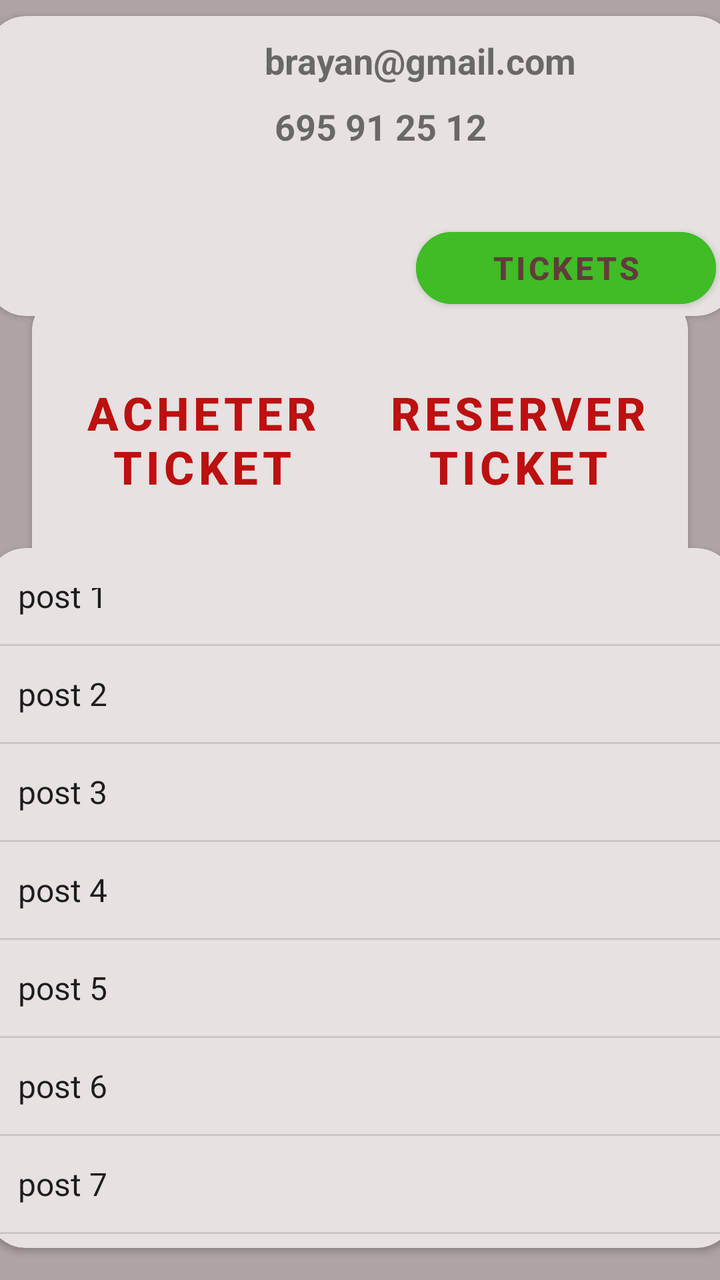
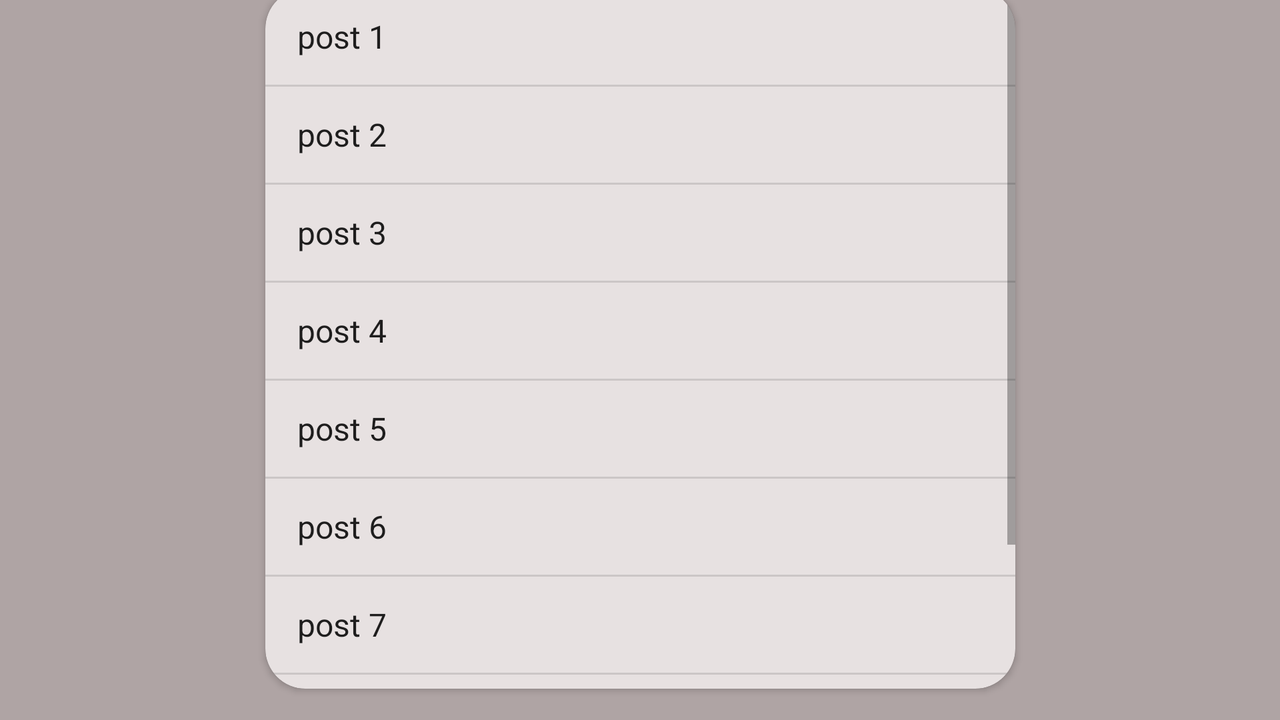

Two renders of one Android screen. The first uses the default layout on a phone; the second uses the alternative layout the repository ships for a different screen configuration, on a matching device. The two XML files are below.
<!-- AndroidManifest.xml: application theme Theme.Siaga -->
<!-- res/layout/activity_main.xml -->
<?xml version="1.0" encoding="utf-8"?>
<androidx.constraintlayout.widget.ConstraintLayout xmlns:android="http://schemas.android.com/apk/res/android"
    xmlns:app="http://schemas.android.com/apk/res-auto"
    xmlns:tools="http://schemas.android.com/tools"
    android:id="@+id/main"
    android:layout_width="match_parent"
    android:layout_height="match_parent"
    android:background="#AFA4A4"
    tools:context=".brayan.MainActivity">

    <androidx.cardview.widget.CardView
        android:id="@+id/cardView"
        android:layout_width="375dp"
        android:layout_height="350dp"
        android:layout_marginBottom="16dp"
        app:cardBackgroundColor="#E7E1E1"
        app:cardCornerRadius="20dp"
        app:layout_constraintBottom_toBottomOf="parent"
        app:layout_constraintEnd_toEndOf="parent"
        app:layout_constraintStart_toStartOf="parent">

        <ListView
            android:id="@+id/listPosts"
            android:layout_width="match_parent"
            android:layout_height="match_parent"
            android:entries="@array/posts" />
    </androidx.cardview.widget.CardView>

    <Button
        android:id="@+id/acheter"
        android:layout_width="170dp"
        android:layout_height="160dp"
        android:layout_marginStart="16dp"
        android:layout_marginTop="8dp"
        android:backgroundTint="#E7E1E1"
        android:text="ACHETER\nTICKET"
        android:textSize="23dp"
        android:textStyle="bold"
        app:cornerRadius="20dp"
        app:layout_constraintBottom_toTopOf="@+id/cardView"
        app:layout_constraintStart_toStartOf="parent"
        app:layout_constraintTop_toBottomOf="@+id/cardView3"
        app:strokeColor="#E7E1E1"
        app:strokeWidth="15px" />

    <Button
        android:id="@+id/reserver"
        android:layout_width="170dp"
        android:layout_height="160dp"
        android:layout_marginTop="8dp"
        android:layout_marginEnd="16dp"
        android:backgroundTint="#E7E1E1"
        android:text="RESERVER\nTICKET"
        android:textSize="23dp"
        android:textStyle="bold"
        app:cornerRadius="20dp"
        app:layout_constraintBottom_toTopOf="@+id/cardView"
        app:layout_constraintEnd_toEndOf="parent"
        app:layout_constraintTop_toBottomOf="@+id/cardView3"
        app:strokeColor="#E7E1E1"
        app:strokeWidth="15px" />

    <androidx.cardview.widget.CardView
        android:id="@+id/cardView3"
        android:layout_width="375dp"
        android:layout_height="150dp"
        android:layout_marginTop="8dp"
        android:backgroundTint="#E7E1E1"
        app:cardCornerRadius="20dp"
        app:layout_constraintEnd_toEndOf="parent"
        app:layout_constraintHorizontal_bias="0.5"
        app:layout_constraintStart_toStartOf="parent"
        app:layout_constraintTop_toTopOf="parent">

        <ImageView
            android:id="@+id/imageView5"
            android:layout_width="130dp"
            android:layout_height="130dp"
            android:layout_gravity="center|left"
            android:src="@drawable/ic_launcher_foreground" />

        <TextView
            android:id="@+id/textView40"
            android:layout_width="wrap_content"
            android:layout_height="wrap_content"
            android:layout_gravity="center|top"
            android:layout_marginLeft="30dp"
            android:layout_marginTop="10dp"
            android:text="brayan@gmail.com"
            android:textSize="18sp"
            android:textStyle="bold" />

        <TextView
            android:id="@+id/textView41"
            android:layout_width="wrap_content"
            android:layout_height="wrap_content"
            android:layout_gravity="center"
            android:layout_marginLeft="10dp"
            android:layout_marginTop="-20dp"
            android:text="695 91 25 12"
            android:textSize="18sp"
            android:textStyle="bold" />

        <Button
            android:id="@+id/button7"
            android:layout_width="150dp"
            android:layout_height="wrap_content"
            android:layout_gravity="bottom|right"
            android:layout_marginRight="10dp"
            android:backgroundTint="#3FBC26"
            android:text="TICKETS"
            android:textColor="#623C3C"
            android:textSize="16sp"
            android:textStyle="bold"
            app:cornerRadius="20dp" />
    </androidx.cardview.widget.CardView>


</androidx.constraintlayout.widget.ConstraintLayout>
<!-- resources referenced by this layout -->
<resources>
  <string-array name="posts">
          <item>post 1</item>
          <item>post 2</item>
          <item>post 3</item>
          <item>post 4</item>
          <item>post 5</item>
          <item>post 6</item>
          <item>post 7</item>
          <item>post 8</item>
          <item>post 9</item>
      </string-array>
  <style name="Theme.Siaga" parent="Base.Theme.Siaga" />
  <style name="Base.Theme.Siaga" parent="Theme.MaterialComponents.DayNight.DarkActionBar">
          
          <item name="colorPrimary">@color/yellow</item>
          <item name="colorPrimaryVariant">@color/blue</item>
          <item name="colorOnPrimary">@color/red</item>
          
          <item name="colorSecondary">@color/green</item>
          <item name="colorSecondaryVariant">@color/grey</item>
          <item name="colorOnSecondary">@color/purple</item>
          
          <item name="android:statusBarColor" tools:targetApi="l">?attr/colorPrimaryVariant</item>    </style>
  <color name="yellow">#E7DC00</color>
  <color name="blue">#1478D0</color>
  <color name="red">#BD1010</color>
  <color name="green">#4A4D47</color>
  <color name="grey">#22AFA4A4</color>
  <color name="purple">#5D0899</color>
</resources>
<!-- res/layout-land/activity_main.xml (the repository's variant of the layout above) -->
<!-- drawn on the phone turned sideways -->
<?xml version="1.0" encoding="utf-8"?>
<androidx.constraintlayout.widget.ConstraintLayout xmlns:android="http://schemas.android.com/apk/res/android"
    xmlns:app="http://schemas.android.com/apk/res-auto"
    xmlns:tools="http://schemas.android.com/tools"
    android:id="@+id/main"
    android:layout_width="match_parent"
    android:layout_height="match_parent"
    android:background="#AFA4A4"
    tools:context=".brayan.MainActivity">

    <androidx.cardview.widget.CardView
        android:id="@+id/cardView"
        android:layout_width="375dp"
        android:layout_height="350dp"
        android:layout_marginBottom="16dp"
        app:cardBackgroundColor="#E7E1E1"
        app:cardCornerRadius="20dp"
        app:layout_constraintBottom_toBottomOf="parent"
        app:layout_constraintEnd_toEndOf="parent"
        app:layout_constraintHorizontal_bias="0.5"
        app:layout_constraintStart_toStartOf="parent" >

        <ListView
            android:id="@+id/listPosts"
            android:layout_width="match_parent"
            android:layout_height="match_parent"
            android:entries="@array/posts"/>
    </androidx.cardview.widget.CardView>

    <androidx.cardview.widget.CardView
        android:layout_width="185dp"
        android:layout_height="160dp"
        android:layout_marginEnd="8dp"
        android:layout_marginBottom="8dp"
        app:cardBackgroundColor="#E7E1E1"
        app:cardCornerRadius="20dp"
        app:layout_constraintBottom_toTopOf="@+id/cardView"
        app:layout_constraintEnd_toEndOf="parent">

        <TextView
            android:id="@+id/textView2"
            android:layout_width="match_parent"
            android:layout_height="match_parent"
            android:gravity="center_horizontal|center_vertical"
            android:text="RESERVER\nTICKET"
            android:textColor="#BA1D1D"
            android:textSize="25sp"
            android:textStyle="bold" />
    </androidx.cardview.widget.CardView>

    <androidx.cardview.widget.CardView
        android:layout_width="185dp"
        android:layout_height="160dp"
        android:layout_marginStart="8dp"
        android:layout_marginBottom="8dp"
        app:cardBackgroundColor="#E7E1E1"
        app:cardCornerRadius="20dp"
        app:layout_constraintBottom_toTopOf="@+id/cardView"
        app:layout_constraintStart_toStartOf="parent">

        <TextView
            android:id="@+id/textView"
            android:layout_width="match_parent"
            android:layout_height="match_parent"
            android:gravity="center_horizontal|center_vertical"
            android:text="PAYER\nTICKET"
            android:textColor="#BA1D1D"
            android:textSize="25sp"
            android:textStyle="bold" />

    </androidx.cardview.widget.CardView>
</androidx.constraintlayout.widget.ConstraintLayout>
